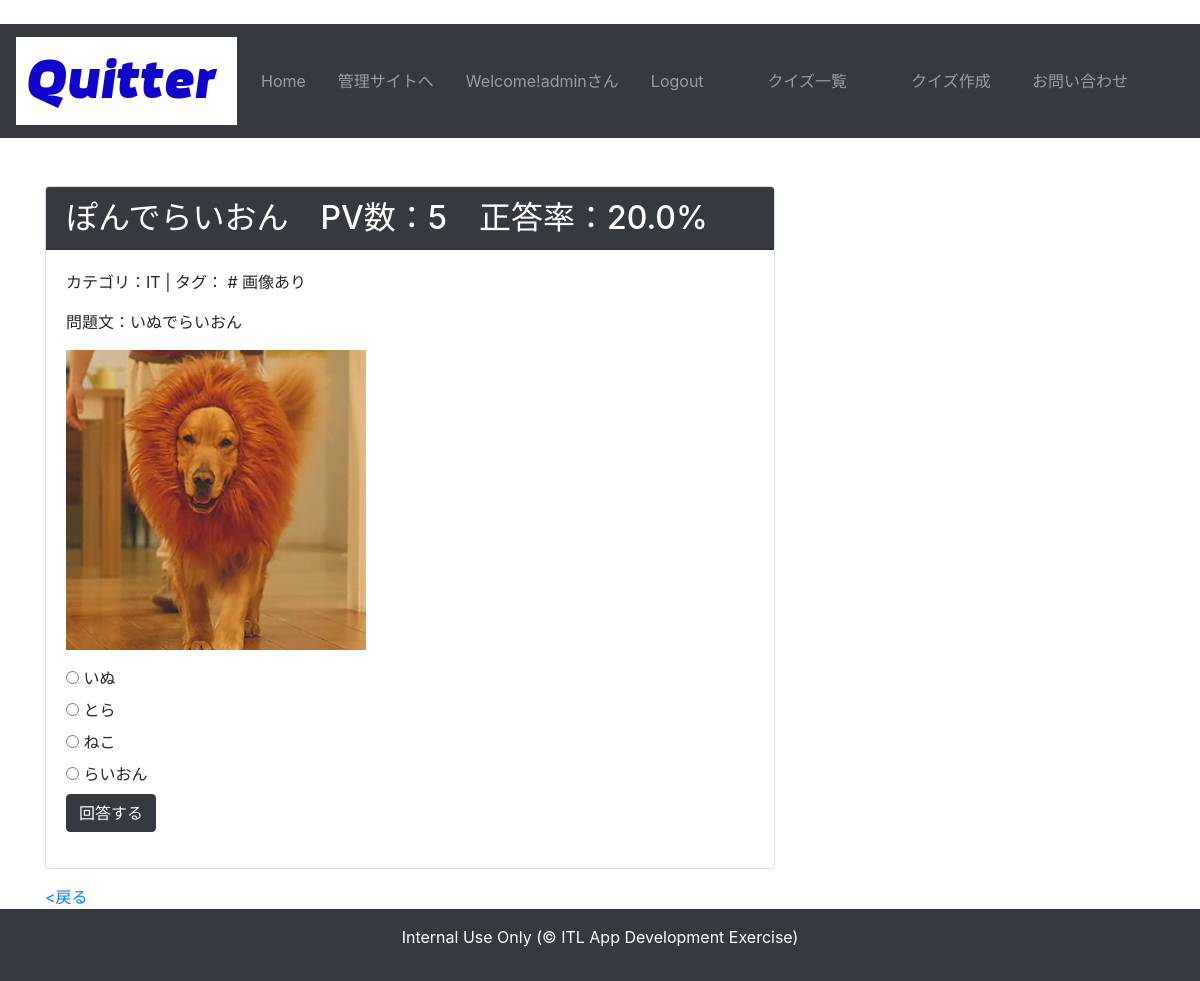
/quiz/detail/7 (signed in), run on an earlier commit of the app's database.
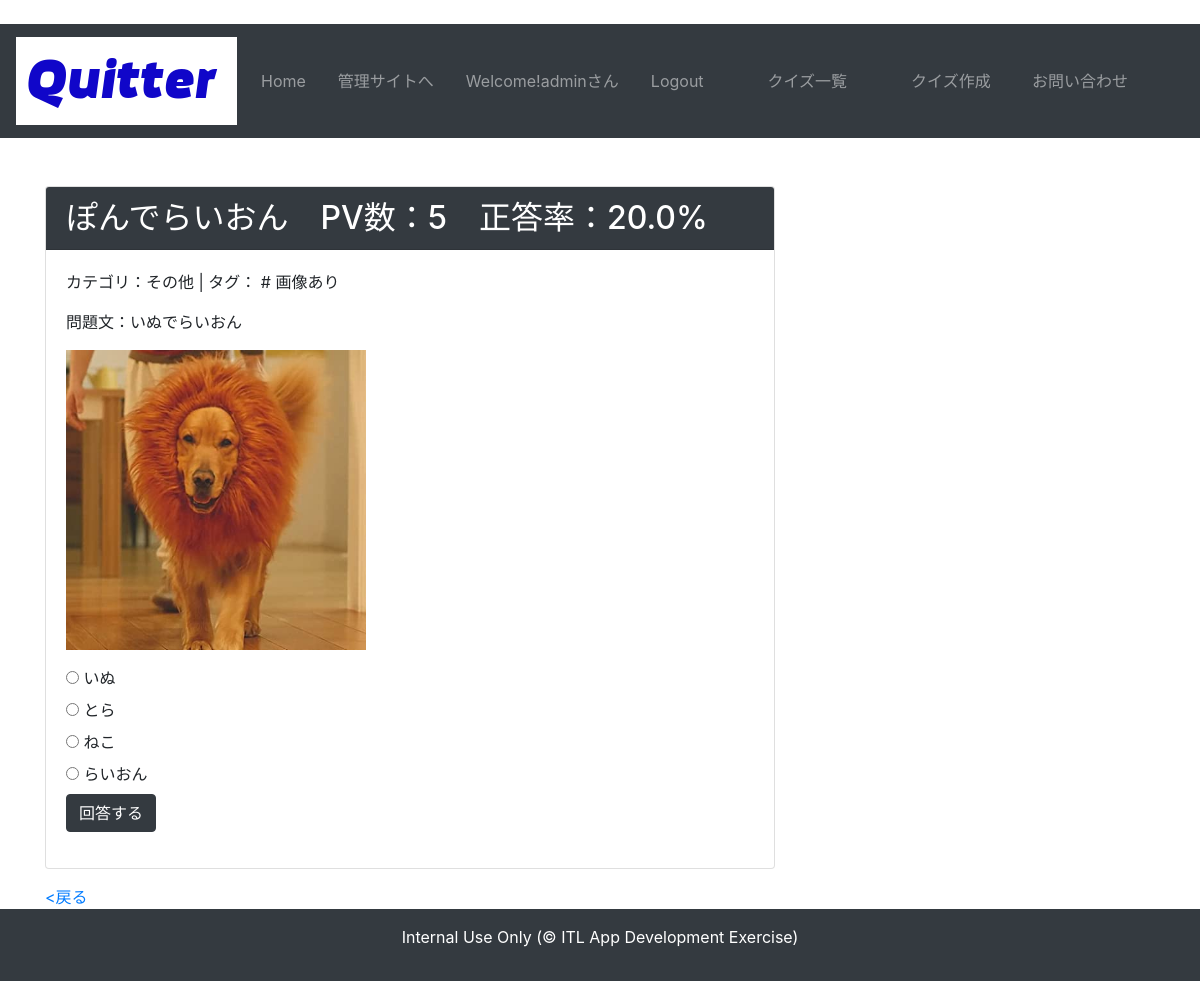
And on a later commit of the database.
### quiz/models.py (models this page shows, shortened)
class Quiz(models.Model):
    QUIZ_CHOICES = (
        ('a', 'a'), ('b', 'b'), ('c', 'c'), ('d', 'd')
        )
    author = models.ForeignKey(User,verbose_name='作成者',on_delete=models.CASCADE)
    title = models.CharField('タイトル', max_length=255)
    text = models.TextField('問題文')
    image = models.ImageField('画像', upload_to='img', blank=True, null=True)
    category = models.ForeignKey(Category, verbose_name='カテゴリ', blank=False, on_delete=models.PROTECT)
    tag = models.ManyToManyField(Tag, verbose_name='タグ', blank=True)
    choice_a = models.CharField('選択肢a', max_length=255)
    choice_b = models.CharField('選択肢b', max_length=255)
    choice_c = models.CharField('選択肢c', max_length=255)
    choice_d = models.CharField('選択肢d', max_length=255)
    correct_answer = models.CharField('正解', choices=QUIZ_CHOICES, max_length=1)
    explanation = models.TextField('解説', blank=True)
    created_at = models.DateTimeField('問題更新日', default=timezone.now)

class Category(models.Model):
    name = models.CharField('カテゴリ名', max_length=255)
    def __str__(self):
        return self.name

### quiz/views.py (the view)
# urls.py: path('detail/<int:quiz_pk>', views.detail, name='detail'),
@login_required
def detail(request, quiz_pk):
    quiz = get_object_or_404(Quiz, pk=quiz_pk)
    quiz_id = quiz.id
    answer = Answer.objects.filter(quiz=quiz.id) # 問題IDでフィルターした回答履歴
    total_count = answer.count() # 総回答数
    correct_count = answer.filter(is_correct=True).count() # 正解の回答数
    try:
        correct_rate =  f'{correct_count / total_count * 100:.1f}%'
    except ZeroDivisionError:
        correct_rate = f'まだ回答した方がいません。'
    context = {
        'quiz': quiz,
        'total_count':total_count,
        'correct_rate':correct_rate,
        }
    return render(request, 'quiz/detail.html', context)

### quiz/context_processors.py (called while the page is built)
def common(request):
    context = {
        'category_list':Category.objects.all(),
        'tag_list':Tag.objects.all()
    }
    return context

### quiz/models.py (called while the page is built)
    def __str__(self):
        return self.name

### templates/quiz/detail.html (shortened to what this page needs)
{% extends 'base.html' %}
{% load static %}
{% block content %}
<div class="card mb-3">
<h2 class="card-header bg-dark text-white">{{quiz.title}}　PV数：{{total_count}}　正答率：{{correct_rate}}</h2>
    <div class="card-body">
        <p>カテゴリ：{{ quiz.category }} | タグ：{% for tag in quiz.tag.all %} # {{ tag }}{% endfor %}</p>
        <p>問題文：{{ quiz.text|linebreaksbr }}</p>
        {% if quiz.image %}<p><img src="{{ quiz.image.url }}" height=300></p>{% endif %}
        <form action="{% url 'quiz:answer' quiz.pk %}" method="post">{% csrf_token %}
            <input type="radio" name="selected" id="choice_a" value="a">
            <label for="choice_a">{{ quiz.choice_a }}</label><br>
            <input type="radio" name="selected" id="choice_b" value="b">
            <label for="choice_b">{{ quiz.choice_b }}</label><br>
            <input type="radio" name="selected" id="choice_c" value="c">
            <label for="choice_c">{{ quiz.choice_c }}</label><br>
            <input type="radio" name="selected" id="choice_d" value="d">
            <label for="choice_d">{{ quiz.choice_d }}</label><br>
            <button type="submit" class='btn btn-dark'>回答する</button>
        </form>
    </div>
</div>
<div>
    <a href="JavaScript:history.back()">&lt;戻る</a>
</div>
{% endblock content %}

What changed in the data, as far as the page shows it:
changed Quiz "ぽんでらいおん": category "IT" → "その他"
